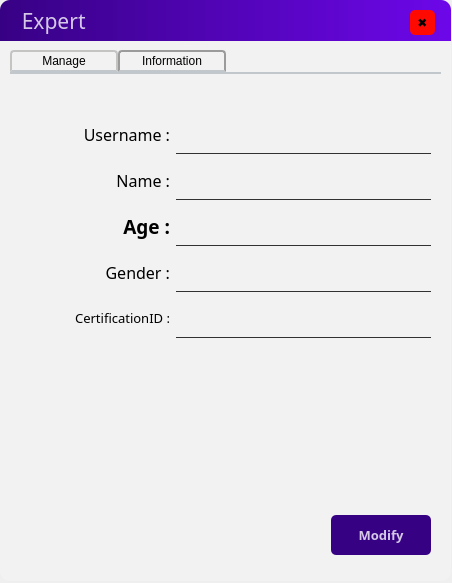
<?xml version="1.0" encoding="UTF-8"?>
<ui version="4.0">
 <class>Form</class>
 <widget class="QWidget" name="Form">
  <property name="geometry">
   <rect>
    <x>0</x>
    <y>0</y>
    <width>452</width>
    <height>583</height>
   </rect>
  </property>
  <property name="windowTitle">
   <string>Form</string>
  </property>
  <widget class="QFrame" name="frame">
   <property name="geometry">
    <rect>
     <x>0</x>
     <y>0</y>
     <width>451</width>
     <height>581</height>
    </rect>
   </property>
   <property name="styleSheet">
    <string notr="true">QFrame#frame{
	background-color: rgba(242,242,242,1.000);
	border-radius:10px;
}</string>
   </property>
   <property name="frameShape">
    <enum>QFrame::StyledPanel</enum>
   </property>
   <property name="frameShadow">
    <enum>QFrame::Raised</enum>
   </property>
   <widget class="QLabel" name="label">
    <property name="geometry">
     <rect>
      <x>0</x>
      <y>0</y>
      <width>451</width>
      <height>41</height>
     </rect>
    </property>
    <property name="font">
     <font>
      <family>Arial Black</family>
      <pointsize>16</pointsize>
      <weight>10</weight>
      <italic>false</italic>
      <bold>false</bold>
     </font>
    </property>
    <property name="styleSheet">
     <string notr="true">QLabel#label{
	font: 87 16pt &quot;Arial Black&quot;;
	background-color:qlineargradient(spread:pad, x1:0, y1:0, x2:1, y2:0, stop:0 rgb(55, 1, 132), stop:1 rgb(109, 7, 234));
	border-top-right-radius:10px;
	border-top-left-radius:10px;
	color:rgba(255,255,255,200);
}


</string>
    </property>
    <property name="text">
     <string>    Expert</string>
    </property>
   </widget>
   <widget class="QPushButton" name="close_button">
    <property name="geometry">
     <rect>
      <x>410</x>
      <y>10</y>
      <width>25</width>
      <height>25</height>
     </rect>
    </property>
    <property name="minimumSize">
     <size>
      <width>25</width>
      <height>25</height>
     </size>
    </property>
    <property name="maximumSize">
     <size>
      <width>25</width>
      <height>25</height>
     </size>
    </property>
    <property name="styleSheet">
     <string notr="true">QPushButton#close_button{
	background-color:rgb(255, 10, 2);
	color::rgba(255,255,255,200);
	border-radius:5px;
}
QPushButton#close_button:hover{
	background-color:rgba(2,62,118,150);
	color:rgba(255,255,255,200);
	border-radius:5px;
}
QPushButton#close_button:pressed{
	padding-left:5px;
	padding-top:5px;
	background-color:rgba(2,62,118,100);
}
</string>
    </property>
    <property name="text">
     <string>✖</string>
    </property>
   </widget>
   <widget class="QTabWidget" name="tabWidget">
    <property name="geometry">
     <rect>
      <x>10</x>
      <y>50</y>
      <width>431</width>
      <height>511</height>
     </rect>
    </property>
    <property name="styleSheet">
     <string notr="true">QTabWidget::pane { /* The tab widget frame */
    border-top: 2px solid #C2C7CB;
    position: absolute;
    top: -0.5em;
}
 
QTabWidget::tab-bar {
    alignment: center;
}
 
/* Style the tab using the tab sub-control. Note that
    it reads QTabBar _not_ QTabWidget */
QTabBar::tab {
    background: qlineargradient(x1: 0, y1: 0, x2: 0, y2: 1,
                                stop: 0 #E1E1E1, stop: 0.4 #DDDDDD,
                                stop: 0.5 #D8D8D8, stop: 1.0 #D3D3D3);
    border: 2px solid #C4C4C3;
    border-bottom-color: #C2C7CB; /* same as the pane color */
    border-top-left-radius: 4px;
    border-top-right-radius: 4px;
    min-width: 8ex;
    padding: 2px;
	width: 100px;
}
 
QTabBar::tab:selected, QTabBar::tab:hover {
    background: qlineargradient(x1: 0, y1: 0, x2: 0, y2: 1,
                                stop: 0 #fafafa, stop: 0.4 #f4f4f4,
                                stop: 0.5 #e7e7e7, stop: 1.0 #fafafa);
}
 
QTabBar::tab:selected {
    border-color: #9B9B9B;
    border-bottom-color: #C2C7CB; /* same as pane color */
}</string>
    </property>
    <property name="currentIndex">
     <number>1</number>
    </property>
    <widget class="QWidget" name="tab">
     <property name="minimumSize">
      <size>
       <width>0</width>
       <height>0</height>
      </size>
     </property>
     <property name="maximumSize">
      <size>
       <width>16777215</width>
       <height>16777215</height>
      </size>
     </property>
     <attribute name="title">
      <string>Manage</string>
     </attribute>
     <widget class="QWidget" name="layoutWidget">
      <property name="geometry">
       <rect>
        <x>11</x>
        <y>11</y>
        <width>411</width>
        <height>471</height>
       </rect>
      </property>
      <layout class="QVBoxLayout" name="verticalLayout_3">
       <item>
        <layout class="QHBoxLayout" name="horizontalLayout_7">
         <item>
          <widget class="QLineEdit" name="manage_seek_line">
           <property name="minimumSize">
            <size>
             <width>100</width>
             <height>40</height>
            </size>
           </property>
           <property name="maximumSize">
            <size>
             <width>400</width>
             <height>40</height>
            </size>
           </property>
           <property name="styleSheet">
            <string notr="true">border-radius:5px;
border:1px solid rgba(169,169,169,1.000);</string>
           </property>
          </widget>
         </item>
         <item>
          <widget class="QPushButton" name="manage_seek_btn">
           <property name="minimumSize">
            <size>
             <width>90</width>
             <height>40</height>
            </size>
           </property>
           <property name="maximumSize">
            <size>
             <width>90</width>
             <height>40</height>
            </size>
           </property>
           <property name="font">
            <font>
             <family>Arial Black</family>
             <pointsize>10</pointsize>
             <weight>75</weight>
             <bold>true</bold>
            </font>
           </property>
           <property name="styleSheet">
            <string notr="true">QPushButton#manage_seek_btn{
	background-color:rgb(55, 1, 132);
	color:rgba(255,255,255,200);
	border-radius:5px;
}
QPushButton#manage_seek_btn:hover{
	background-color:rgba(2,62,118,150);
	color:rgba(255,255,255,200);
	border-radius:5px;
}
QPushButton#manage_seek_btn:pressed{
	padding-left:5px;
	padding-top:5px;
	background-color:rgba(2,62,118,100);
}</string>
           </property>
           <property name="text">
            <string>Search</string>
           </property>
          </widget>
         </item>
        </layout>
       </item>
       <item>
        <widget class="QTabWidget" name="tabWidget_2">
         <property name="currentIndex">
          <number>1</number>
         </property>
         <widget class="QWidget" name="tab_2">
          <attribute name="title">
           <string>Information</string>
          </attribute>
          <widget class="QWidget" name="layoutWidget_2">
           <property name="geometry">
            <rect>
             <x>20</x>
             <y>50</y>
             <width>310</width>
             <height>236</height>
            </rect>
           </property>
           <layout class="QVBoxLayout" name="verticalLayout_4">
            <item>
             <layout class="QHBoxLayout" name="horizontalLayout_9">
              <item>
               <widget class="QLabel" name="manage_name">
                <property name="minimumSize">
                 <size>
                  <width>150</width>
                  <height>40</height>
                 </size>
                </property>
                <property name="maximumSize">
                 <size>
                  <width>150</width>
                  <height>40</height>
                 </size>
                </property>
                <property name="font">
                 <font>
                  <family>Bahnschrift</family>
                  <pointsize>14</pointsize>
                  <weight>75</weight>
                  <bold>true</bold>
                 </font>
                </property>
                <property name="text">
                 <string>Name :</string>
                </property>
                <property name="alignment">
                 <set>Qt::AlignRight|Qt::AlignTrailing|Qt::AlignVCenter</set>
                </property>
               </widget>
              </item>
              <item>
               <widget class="QLineEdit" name="manage_name_l">
                <property name="minimumSize">
                 <size>
                  <width>150</width>
                  <height>40</height>
                 </size>
                </property>
                <property name="maximumSize">
                 <size>
                  <width>1000</width>
                  <height>40</height>
                 </size>
                </property>
                <property name="styleSheet">
                 <string notr="true">background-color:rgba(0,0,0,0);
border:1px solid rgba(0,0,0,0);
border-bottom-color:rgb(50, 50, 50);
padding-bottom:7px;
</string>
                </property>
                <property name="text">
                 <string/>
                </property>
               </widget>
              </item>
             </layout>
            </item>
            <item>
             <layout class="QHBoxLayout" name="horizontalLayout_10">
              <item>
               <widget class="QLabel" name="manage_sex">
                <property name="minimumSize">
                 <size>
                  <width>150</width>
                  <height>40</height>
                 </size>
                </property>
                <property name="maximumSize">
                 <size>
                  <width>150</width>
                  <height>40</height>
                 </size>
                </property>
                <property name="font">
                 <font>
                  <family>Bahnschrift</family>
                  <pointsize>14</pointsize>
                  <weight>75</weight>
                  <bold>true</bold>
                 </font>
                </property>
                <property name="text">
                 <string>Gender :</string>
                </property>
                <property name="alignment">
                 <set>Qt::AlignRight|Qt::AlignTrailing|Qt::AlignVCenter</set>
                </property>
               </widget>
              </item>
              <item>
               <widget class="QLineEdit" name="manage_sex_l">
                <property name="minimumSize">
                 <size>
                  <width>150</width>
                  <height>40</height>
                 </size>
                </property>
                <property name="maximumSize">
                 <size>
                  <width>1000</width>
                  <height>40</height>
                 </size>
                </property>
                <property name="styleSheet">
                 <string notr="true">background-color:rgba(0,0,0,0);
border:1px solid rgba(0,0,0,0);
border-bottom-color:rgb(50, 50, 50);
padding-bottom:7px;</string>
                </property>
               </widget>
              </item>
             </layout>
            </item>
            <item>
             <layout class="QHBoxLayout" name="horizontalLayout_13">
              <item>
               <widget class="QLabel" name="manage_age">
                <property name="minimumSize">
                 <size>
                  <width>150</width>
                  <height>40</height>
                 </size>
                </property>
                <property name="maximumSize">
                 <size>
                  <width>150</width>
                  <height>40</height>
                 </size>
                </property>
                <property name="font">
                 <font>
                  <family>Bahnschrift</family>
                  <pointsize>14</pointsize>
                  <weight>75</weight>
                  <bold>true</bold>
                 </font>
                </property>
                <property name="text">
                 <string>Age :</string>
                </property>
                <property name="alignment">
                 <set>Qt::AlignRight|Qt::AlignTrailing|Qt::AlignVCenter</set>
                </property>
               </widget>
              </item>
              <item>
               <widget class="QLineEdit" name="manage_age_l">
                <property name="minimumSize">
                 <size>
                  <width>150</width>
                  <height>40</height>
                 </size>
                </property>
                <property name="maximumSize">
                 <size>
                  <width>1000</width>
                  <height>40</height>
                 </size>
                </property>
                <property name="styleSheet">
                 <string notr="true">background-color:rgba(0,0,0,0);
border:1px solid rgba(0,0,0,0);
border-bottom-color:rgb(50, 50, 50);
padding-bottom:7px;</string>
                </property>
                <property name="text">
                 <string/>
                </property>
               </widget>
              </item>
             </layout>
            </item>
            <item>
             <layout class="QHBoxLayout" name="horizontalLayout_8">
              <item>
               <widget class="QLabel" name="manage_height">
                <property name="minimumSize">
                 <size>
                  <width>150</width>
                  <height>40</height>
                 </size>
                </property>
                <property name="maximumSize">
                 <size>
                  <width>150</width>
                  <height>40</height>
                 </size>
                </property>
                <property name="font">
                 <font>
                  <family>Bahnschrift</family>
                  <pointsize>14</pointsize>
                  <weight>75</weight>
                  <bold>true</bold>
                 </font>
                </property>
                <property name="text">
                 <string>Height :</string>
                </property>
                <property name="alignment">
                 <set>Qt::AlignRight|Qt::AlignTrailing|Qt::AlignVCenter</set>
                </property>
               </widget>
              </item>
              <item>
               <widget class="QLineEdit" name="manage_height_l">
                <property name="minimumSize">
                 <size>
                  <width>150</width>
                  <height>40</height>
                 </size>
                </property>
                <property name="maximumSize">
                 <size>
                  <width>1000</width>
                  <height>40</height>
                 </size>
                </property>
                <property name="styleSheet">
                 <string notr="true">background-color:rgba(0,0,0,0);
border:1px solid rgba(0,0,0,0);
border-bottom-color:rgb(50, 50, 50);
padding-bottom:7px;</string>
                </property>
                <property name="text">
                 <string/>
                </property>
               </widget>
              </item>
             </layout>
            </item>
            <item>
             <layout class="QHBoxLayout" name="horizontalLayout_11">
              <item>
               <widget class="QLabel" name="manage_weight">
                <property name="minimumSize">
                 <size>
                  <width>150</width>
                  <height>40</height>
                 </size>
                </property>
                <property name="maximumSize">
                 <size>
                  <width>150</width>
                  <height>40</height>
                 </size>
                </property>
                <property name="font">
                 <font>
                  <family>Bahnschrift</family>
                  <pointsize>14</pointsize>
                  <weight>75</weight>
                  <bold>true</bold>
                 </font>
                </property>
                <property name="text">
                 <string>Weight :</string>
                </property>
                <property name="alignment">
                 <set>Qt::AlignRight|Qt::AlignTrailing|Qt::AlignVCenter</set>
                </property>
               </widget>
              </item>
              <item>
               <widget class="QLineEdit" name="manage_weight_l">
                <property name="minimumSize">
                 <size>
                  <width>150</width>
                  <height>40</height>
                 </size>
                </property>
                <property name="maximumSize">
                 <size>
                  <width>1000</width>
                  <height>40</height>
                 </size>
                </property>
                <property name="styleSheet">
                 <string notr="true">background-color:rgba(0,0,0,0);
border:1px solid rgba(0,0,0,0);
border-bottom-color:rgb(50, 50, 50);
padding-bottom:7px;</string>
                </property>
                <property name="text">
                 <string/>
                </property>
               </widget>
              </item>
             </layout>
            </item>
           </layout>
          </widget>
         </widget>
         <widget class="QWidget" name="tab_4">
          <attribute name="title">
           <string>Record</string>
          </attribute>
          <widget class="QWidget" name="layoutWidget_4">
           <property name="geometry">
            <rect>
             <x>20</x>
             <y>30</y>
             <width>371</width>
             <height>31</height>
            </rect>
           </property>
           <layout class="QHBoxLayout" name="horizontalLayout_15" stretch="2,1,2">
            <item>
             <widget class="QDateEdit" name="dateEdit">
              <property name="minimumSize">
               <size>
                <width>150</width>
                <height>25</height>
               </size>
              </property>
              <property name="locale">
               <locale language="English" country="UnitedKingdom"/>
              </property>
             </widget>
            </item>
            <item>
             <spacer name="horizontalSpacer_6">
              <property name="orientation">
               <enum>Qt::Horizontal</enum>
              </property>
              <property name="sizeHint" stdset="0">
               <size>
                <width>10</width>
                <height>20</height>
               </size>
              </property>
             </spacer>
            </item>
            <item>
             <widget class="QComboBox" name="meal_cb">
              <property name="enabled">
               <bool>true</bool>
              </property>
              <property name="sizePolicy">
               <sizepolicy hsizetype="Minimum" vsizetype="Fixed">
                <horstretch>0</horstretch>
                <verstretch>0</verstretch>
               </sizepolicy>
              </property>
              <property name="minimumSize">
               <size>
                <width>60</width>
                <height>25</height>
               </size>
              </property>
              <property name="font">
               <font>
                <family>Arial Black</family>
                <pointsize>8</pointsize>
                <weight>75</weight>
                <bold>true</bold>
               </font>
              </property>
              <property name="styleSheet">
               <string notr="true">QComboBox#meal_cb{
	background-color:rgb(9, 186, 0);
	color:rgba(255,255,255,200);
	border-radius:5px;
}
QComboBox#meal_cb:hover{
	background-color:rgb(11, 222, 0);
	color:rgba(255,255,255,200);
	border-radius:5px;
}
QComboBox#meal_cb:pressed{
	padding-left:5px;
	padding-top:5px;
	background-color:(11, 222, 0);
}</string>
              </property>
              <property name="currentText">
               <string>Breakfast</string>
              </property>
              <item>
               <property name="text">
                <string>Breakfast</string>
               </property>
              </item>
              <item>
               <property name="text">
                <string>Lunch</string>
               </property>
              </item>
              <item>
               <property name="text">
                <string>Dinner</string>
               </property>
              </item>
              <item>
               <property name="text">
                <string>Snack</string>
               </property>
              </item>
             </widget>
            </item>
           </layout>
          </widget>
          <widget class="QListWidget" name="recordBox">
           <property name="geometry">
            <rect>
             <x>20</x>
             <y>80</y>
             <width>369</width>
             <height>171</height>
            </rect>
           </property>
          </widget>
          <widget class="QProgressBar" name="progressBar">
           <property name="geometry">
            <rect>
             <x>20</x>
             <y>280</y>
             <width>371</width>
             <height>21</height>
            </rect>
           </property>
           <property name="styleSheet">
            <string notr="true">QProgressBar{
	border:2px solid grey;
	border-radius:5px;
	background-color:#FFFFFF;
	text-align:center;
}
QProgressBar::chunk{
	background:QLinearGradient(x1:0,y1:0,x2:2,y2:0,stop:0 #666699,stop:1 #DB7093);
}</string>
           </property>
           <property name="maximum">
            <number>2000</number>
           </property>
           <property name="value">
            <number>0</number>
           </property>
          </widget>
          <widget class="QLabel" name="label_water">
           <property name="geometry">
            <rect>
             <x>170</x>
             <y>320</y>
             <width>221</width>
             <height>21</height>
            </rect>
           </property>
           <property name="font">
            <font>
             <family>Arial Black</family>
             <weight>75</weight>
             <bold>true</bold>
            </font>
           </property>
           <property name="styleSheet">
            <string notr="true">background-color:rgb(9, 156, 150);
border-radius:5px;</string>
           </property>
           <property name="text">
            <string> 0 / 2000 mL</string>
           </property>
           <property name="alignment">
            <set>Qt::AlignCenter</set>
           </property>
          </widget>
         </widget>
        </widget>
       </item>
       <item>
        <layout class="QHBoxLayout" name="horizontalLayout_12">
         <item>
          <spacer name="horizontalSpacer_10">
           <property name="orientation">
            <enum>Qt::Horizontal</enum>
           </property>
           <property name="sizeHint" stdset="0">
            <size>
             <width>40</width>
             <height>20</height>
            </size>
           </property>
          </spacer>
         </item>
         <item>
          <widget class="QPushButton" name="suggest_btn">
           <property name="minimumSize">
            <size>
             <width>100</width>
             <height>40</height>
            </size>
           </property>
           <property name="maximumSize">
            <size>
             <width>100</width>
             <height>40</height>
            </size>
           </property>
           <property name="font">
            <font>
             <family>Arial Black</family>
             <pointsize>10</pointsize>
             <weight>75</weight>
             <bold>true</bold>
            </font>
           </property>
           <property name="styleSheet">
            <string notr="true">QPushButton#suggest_btn{
	background-color:rgb(55, 1, 132);
	color:rgba(255,255,255,200);
	border-radius:5px;
}
QPushButton#suggest_btn:hover{
	background-color:rgba(2,62,118,150);
	color:rgba(255,255,255,200);
	border-radius:5px;
}
QPushButton#suggest_btn:pressed{
	padding-left:5px;
	padding-top:5px;
	background-color:rgba(2,62,118,100);
}</string>
           </property>
           <property name="text">
            <string>Suggest</string>
           </property>
          </widget>
         </item>
        </layout>
       </item>
      </layout>
     </widget>
    </widget>
    <widget class="QWidget" name="tab_3">
     <property name="minimumSize">
      <size>
       <width>0</width>
       <height>0</height>
      </size>
     </property>
     <property name="maximumSize">
      <size>
       <width>16777215</width>
       <height>16777215</height>
      </size>
     </property>
     <attribute name="title">
      <string>Information</string>
     </attribute>
     <widget class="QWidget" name="layoutWidget_3">
      <property name="geometry">
       <rect>
        <x>10</x>
        <y>40</y>
        <width>411</width>
        <height>441</height>
       </rect>
      </property>
      <layout class="QVBoxLayout" name="verticalLayout_2">
       <item>
        <layout class="QVBoxLayout" name="verticalLayout">
         <item>
          <layout class="QHBoxLayout" name="horizontalLayout">
           <item>
            <widget class="QLabel" name="info_acc">
             <property name="minimumSize">
              <size>
               <width>150</width>
               <height>40</height>
              </size>
             </property>
             <property name="maximumSize">
              <size>
               <width>150</width>
               <height>40</height>
              </size>
             </property>
             <property name="font">
              <font>
               <family>Bahnschrift SemiBold</family>
               <pointsize>12</pointsize>
               <weight>7</weight>
               <italic>false</italic>
               <bold>false</bold>
              </font>
             </property>
             <property name="styleSheet">
              <string notr="true">font: 63 12pt &quot;Bahnschrift SemiBold&quot;;</string>
             </property>
             <property name="text">
              <string>Username :</string>
             </property>
             <property name="alignment">
              <set>Qt::AlignRight|Qt::AlignTrailing|Qt::AlignVCenter</set>
             </property>
            </widget>
           </item>
           <item>
            <widget class="QLineEdit" name="info_acc_l">
             <property name="minimumSize">
              <size>
               <width>150</width>
               <height>40</height>
              </size>
             </property>
             <property name="maximumSize">
              <size>
               <width>1000</width>
               <height>40</height>
              </size>
             </property>
             <property name="styleSheet">
              <string notr="true">background-color:rgba(0,0,0,0);
border:1px solid rgba(0,0,0,0);
border-bottom-color:rgb(50, 50, 50);
padding-bottom:7px;</string>
             </property>
            </widget>
           </item>
          </layout>
         </item>
         <item>
          <layout class="QHBoxLayout" name="horizontalLayout_2">
           <item>
            <widget class="QLabel" name="info_name">
             <property name="minimumSize">
              <size>
               <width>150</width>
               <height>40</height>
              </size>
             </property>
             <property name="maximumSize">
              <size>
               <width>150</width>
               <height>40</height>
              </size>
             </property>
             <property name="font">
              <font>
               <family>Bahnschrift SemiBold</family>
               <pointsize>12</pointsize>
               <weight>7</weight>
               <italic>false</italic>
               <bold>false</bold>
              </font>
             </property>
             <property name="styleSheet">
              <string notr="true">font: 63 12pt &quot;Bahnschrift SemiBold&quot;;</string>
             </property>
             <property name="text">
              <string>Name :</string>
             </property>
             <property name="alignment">
              <set>Qt::AlignRight|Qt::AlignTrailing|Qt::AlignVCenter</set>
             </property>
            </widget>
           </item>
           <item>
            <widget class="QLineEdit" name="info_name_l">
             <property name="minimumSize">
              <size>
               <width>150</width>
               <height>40</height>
              </size>
             </property>
             <property name="maximumSize">
              <size>
               <width>1000</width>
               <height>40</height>
              </size>
             </property>
             <property name="styleSheet">
              <string notr="true">background-color:rgba(0,0,0,0);
border:1px solid rgba(0,0,0,0);
border-bottom-color:rgb(50, 50, 50);
padding-bottom:7px;</string>
             </property>
            </widget>
           </item>
          </layout>
         </item>
         <item>
          <layout class="QHBoxLayout" name="horizontalLayout_14">
           <item>
            <widget class="QLabel" name="info_age">
             <property name="minimumSize">
              <size>
               <width>150</width>
               <height>40</height>
              </size>
             </property>
             <property name="maximumSize">
              <size>
               <width>150</width>
               <height>40</height>
              </size>
             </property>
             <property name="font">
              <font>
               <family>Bahnschrift</family>
               <pointsize>14</pointsize>
               <weight>75</weight>
               <bold>true</bold>
              </font>
             </property>
             <property name="text">
              <string>Age :</string>
             </property>
             <property name="alignment">
              <set>Qt::AlignRight|Qt::AlignTrailing|Qt::AlignVCenter</set>
             </property>
            </widget>
           </item>
           <item>
            <widget class="QLineEdit" name="info_age_l">
             <property name="minimumSize">
              <size>
               <width>150</width>
               <height>40</height>
              </size>
             </property>
             <property name="maximumSize">
              <size>
               <width>1000</width>
               <height>40</height>
              </size>
             </property>
             <property name="styleSheet">
              <string notr="true">background-color:rgba(0,0,0,0);
border:1px solid rgba(0,0,0,0);
border-bottom-color:rgb(50, 50, 50);
padding-bottom:7px;</string>
             </property>
             <property name="text">
              <string/>
             </property>
            </widget>
           </item>
          </layout>
         </item>
         <item>
          <layout class="QHBoxLayout" name="horizontalLayout_3">
           <item>
            <widget class="QLabel" name="info_sex">
             <property name="minimumSize">
              <size>
               <width>150</width>
               <height>40</height>
              </size>
             </property>
             <property name="maximumSize">
              <size>
               <width>150</width>
               <height>40</height>
              </size>
             </property>
             <property name="font">
              <font>
               <family>Bahnschrift SemiBold</family>
               <pointsize>12</pointsize>
               <weight>7</weight>
               <italic>false</italic>
               <bold>false</bold>
              </font>
             </property>
             <property name="styleSheet">
              <string notr="true">font: 63 12pt &quot;Bahnschrift SemiBold&quot;;</string>
             </property>
             <property name="text">
              <string>Gender :</string>
             </property>
             <property name="alignment">
              <set>Qt::AlignRight|Qt::AlignTrailing|Qt::AlignVCenter</set>
             </property>
            </widget>
           </item>
           <item>
            <widget class="QLineEdit" name="info_sex_l">
             <property name="minimumSize">
              <size>
               <width>150</width>
               <height>40</height>
              </size>
             </property>
             <property name="maximumSize">
              <size>
               <width>1000</width>
               <height>40</height>
              </size>
             </property>
             <property name="styleSheet">
              <string notr="true">background-color:rgba(0,0,0,0);
border:1px solid rgba(0,0,0,0);
border-bottom-color:rgb(50, 50, 50);
padding-bottom:7px;</string>
             </property>
            </widget>
           </item>
          </layout>
         </item>
         <item>
          <layout class="QHBoxLayout" name="horizontalLayout_4">
           <item>
            <widget class="QLabel" name="info_ID">
             <property name="minimumSize">
              <size>
               <width>150</width>
               <height>40</height>
              </size>
             </property>
             <property name="maximumSize">
              <size>
               <width>150</width>
               <height>40</height>
              </size>
             </property>
             <property name="font">
              <font>
               <family>Bahnschrift SemiBold</family>
               <pointsize>10</pointsize>
               <weight>7</weight>
               <italic>false</italic>
               <bold>false</bold>
              </font>
             </property>
             <property name="styleSheet">
              <string notr="true">font: 63 10pt &quot;Bahnschrift SemiBold&quot;;</string>
             </property>
             <property name="text">
              <string>CertificationID :</string>
             </property>
             <property name="alignment">
              <set>Qt::AlignRight|Qt::AlignTrailing|Qt::AlignVCenter</set>
             </property>
            </widget>
           </item>
           <item>
            <widget class="QLineEdit" name="info_ID_l">
             <property name="minimumSize">
              <size>
               <width>150</width>
               <height>40</height>
              </size>
             </property>
             <property name="maximumSize">
              <size>
               <width>1000</width>
               <height>40</height>
              </size>
             </property>
             <property name="styleSheet">
              <string notr="true">background-color:rgba(0,0,0,0);
border:1px solid rgba(0,0,0,0);
border-bottom-color:rgb(50, 50, 50);
padding-bottom:7px;</string>
             </property>
            </widget>
           </item>
          </layout>
         </item>
         <item>
          <spacer name="verticalSpacer">
           <property name="orientation">
            <enum>Qt::Vertical</enum>
           </property>
           <property name="sizeHint" stdset="0">
            <size>
             <width>20</width>
             <height>40</height>
            </size>
           </property>
          </spacer>
         </item>
         <item>
          <layout class="QHBoxLayout" name="horizontalLayout_5"/>
         </item>
        </layout>
       </item>
       <item>
        <layout class="QHBoxLayout" name="horizontalLayout_6">
         <item>
          <spacer name="horizontalSpacer_5">
           <property name="orientation">
            <enum>Qt::Horizontal</enum>
           </property>
           <property name="sizeHint" stdset="0">
            <size>
             <width>40</width>
             <height>20</height>
            </size>
           </property>
          </spacer>
         </item>
         <item>
          <widget class="QPushButton" name="info_re_btn">
           <property name="minimumSize">
            <size>
             <width>100</width>
             <height>40</height>
            </size>
           </property>
           <property name="maximumSize">
            <size>
             <width>100</width>
             <height>40</height>
            </size>
           </property>
           <property name="font">
            <font>
             <family>Arial Black</family>
             <pointsize>10</pointsize>
             <weight>75</weight>
             <bold>true</bold>
            </font>
           </property>
           <property name="styleSheet">
            <string notr="true">QPushButton#info_re_btn{
	background-color:rgb(55, 1, 132);
	color:rgba(255,255,255,200);
	border-radius:5px;
}
QPushButton#info_re_btn:hover{
	background-color:rgba(2,62,118,150);
	color:rgba(255,255,255,200);
	border-radius:5px;
}
QPushButton#info_re_btn:pressed{
	padding-left:5px;
	padding-top:5px;
	background-color:rgba(2,62,118,100);
}</string>
           </property>
           <property name="text">
            <string>Modify</string>
           </property>
          </widget>
         </item>
        </layout>
       </item>
      </layout>
     </widget>
    </widget>
   </widget>
  </widget>
 </widget>
 <resources/>
 <connections/>
</ui>
